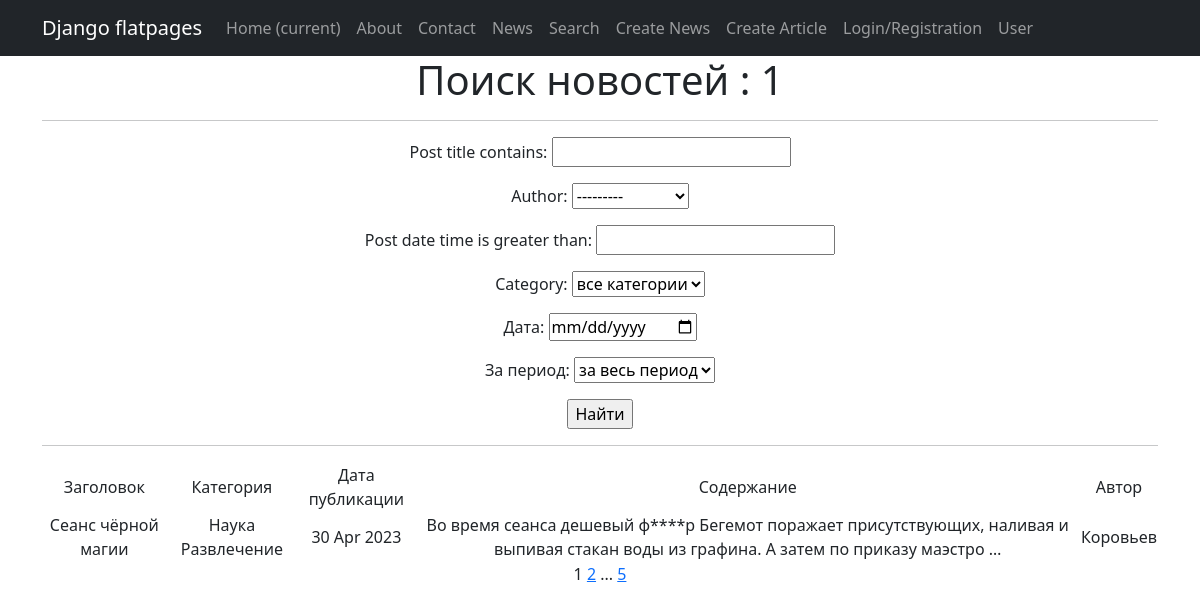
The app's page /news/search/ with its own data.
### news/models.py (models this page shows, shortened)
class Author(models.Model):
    author_rating = models.IntegerField(default=0)
    author = models.OneToOneField(User, on_delete=models.CASCADE)
    def __str__(self):
        return self.author.username

class Post(models.Model):
    article = 'AR'
    news = 'NW'
    POST_TYPE = [
        (article, 'Статья'),
        (news, 'Новость')
    ]
    post_type = models.CharField(max_length=2,
                                 choices=POST_TYPE)
    post_date_time = models.DateTimeField(auto_now_add=True)
    post_title = models.CharField(max_length=255)
    post_text = models.TextField()
    post_rating = models.IntegerField(default=0)
    author = models.ForeignKey('Author', on_delete=models.CASCADE)
    category = models.ManyToManyField('Category', through='PostCategory')

class Category(models.Model):
    category_name = models.CharField(max_length=255,
                                     unique=True)
    def __str__(self):
        return self.category_name

### news/views.py (the view)
# urls.py: path('news/search/', SearchNewsList.as_view(), name='search'),
class SearchNewsList(ListView):
    model = Post
    template_name = 'search.html'
    context_object_name = 'search_news'
    paginate_by = 1
    def get_queryset(self):
        queryset = super().get_queryset()
        self.filterset = PostFilter(self.request.GET, queryset)
        return self.filterset.qs
    def get_context_data(self, **kwargs):
        context = super().get_context_data(**kwargs)
        context['filterset'] = self.filterset
        return context

### news/templatetags/custom_filters.py (called while the page is built)
@register.filter()
def censor(value):
    words = value.split()
    corrected_words = []
    for word in words:
        if word.lower() in restricted_words:
            word = word = list(word)[0] + ''.join([i.replace(i, "*") for i in list(word)[1:-1]]) + list(word)[-1]
            corrected_words.append(word)
        else:
            corrected_words.append(word)
    corrected_words = ' '.join(corrected_words)
    return corrected_words

### news/templatetags/custom_tags.py (called while the page is built)
@register.simple_tag(takes_context=True)
def url_replace(context, **kwargs):
    d = context['request'].GET.copy()
    for k, v in kwargs.items():
        d[k] = v
    return d.urlencode()

### templates/search.html (shortened to what this page needs)
{% extends 'flatpages/default.html' %}
{% load custom_filters %}
{% load custom_tags %}
{% block content %}
    <h1> Поиск новостей : {{ search_news|length }} </h1>
    <hr>
    <form action="" method="get">
        {{ filterset.form.as_p }}
        <input type="submit" value="Найти" />
    </form>
    <hr>
    {% if search_news %}
        <table>
            <tr>
                <td> Заголовок </td>
                <td> Категория </td>
                <td> Дата публикации </td>
                <td> Содержание </td>
                <td> Автор </td>
            </tr>
            {% for one_news in search_news %}
            <tr>
                <td> {{ one_news.post_title }} </td>
                <td>
                    {% for category in one_news.category.all %}
                    {{ category }}
                    {% endfor %}
                </td>
                <td> {{ one_news.post_date_time|date:'d M Y' }} </td>
                <td> {{ one_news.post_text|truncatewords:20|censor }} </td>
                <td> {{ one_news.author }} </td>
            </tr>
            {% endfor %}
        </table>
    {% else %}
        <h2> Новостей на сегодня нет </h2>
    {% endif %}
    {{ page_obj.number }}
    {% if page_obj.has_next %}
        <a href="?{% url_replace page=page_obj.next_page_number %}">{{ page_obj.next_page_number }}</a>
        {% if paginator.num_pages != page_obj.next_page_number %}
            ...
            <a href="?{% url_replace page=page_obj.paginator.num_pages %}">{{ page_obj.paginator.num_pages }}</a>
        {% endif %}
    {% endif %}
{% endblock content %}

### records on screen
Author: author "---------"
Post: post_title "Cеанс чёрной магии", post_date_time "30 Apr 2023", post_text|censor "Во время сеанса дешевый ф****р Бегемот поражает присутствующих, наливая и выпивая стакан воды из графина. А затем по приказу маэстро …", author "Коровьев"
Category: category_name "Наука"
Category: category_name "Развлечение"

### other values on screen
{{ search_news|length }} "1"
{{ page_obj.number }} "1"
{{ page_obj.next_page_number }} "2"
{{ page_obj.paginator.num_pages }} "5"
